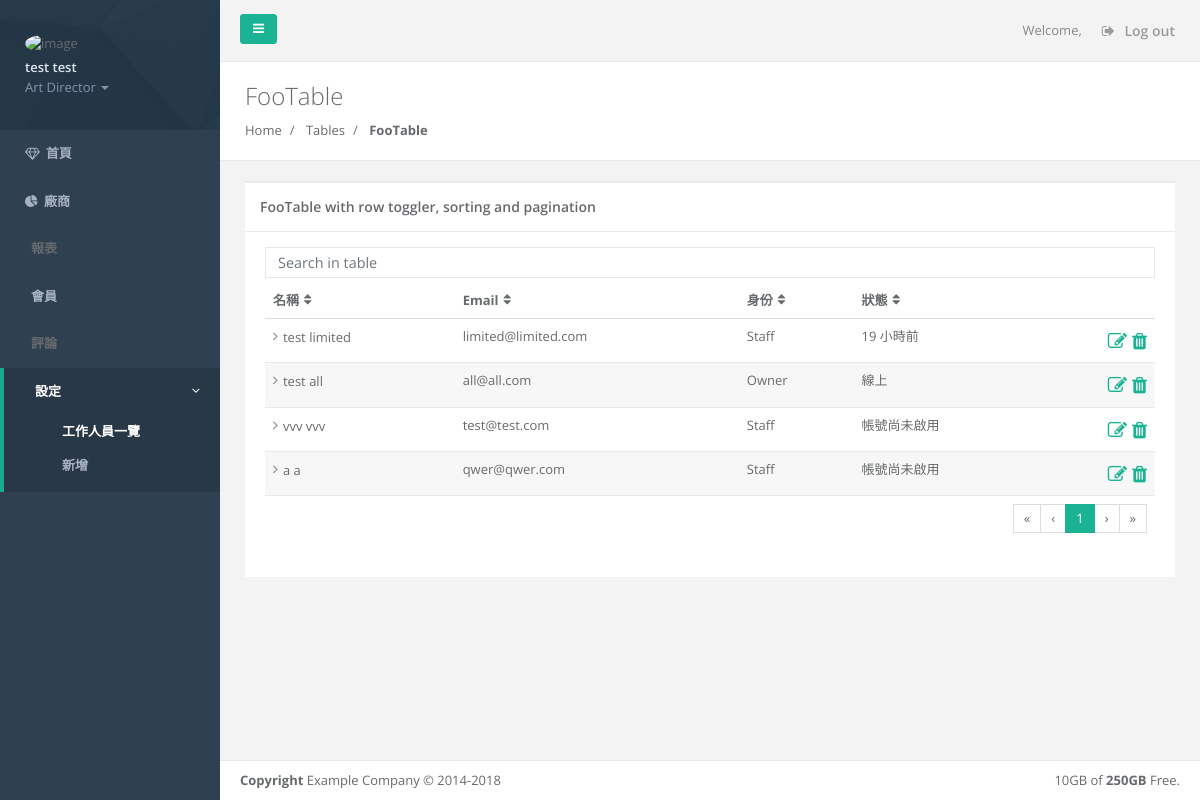
The page /platform/staff.php (signed in) on the database its author committed.
### tables this page shows
CREATE TABLE `platformAdmins` (
  `aId` int(11) NOT NULL,
  `aFName` varchar(50) NOT NULL,
  `aLName` varchar(50) NOT NULL,
  `aEmail` varchar(254) NOT NULL,
  `aPassword` varchar(50) NOT NULL,
  `aActive` varchar(10) DEFAULT NULL,
  `aVerify` varchar(25) DEFAULT current_timestamp(),
  `aHash` varchar(32) NOT NULL,
  `aNotes` text DEFAULT NULL,
  `aLogoutTime` datetime DEFAULT NULL,
  `aLoginTime` datetime DEFAULT NULL,
  `created_at` datetime NOT NULL DEFAULT current_timestamp(),
  `updated_at` datetime NOT NULL DEFAULT current_timestamp()
);

### platform/getInfo.php (called while the page is built)
<?php
$sqlGetInfo = "SELECT `aId`, `aFName`,`aLName`,`aEmail`,`aActive`,`aVerify`, `aLoginTime`, `aLogoutTime`
                FROM `platformAdmins`
                WHERE `aId` = ?
                AND `aEmail`=?";
$stmtGetInfo = $pdo->prepare($sqlGetInfo);
$arrParamGetInfo = [ $_SESSION['userId'], $_SESSION['email'] ];
$stmtGetInfo->execute($arrParamGetInfo);
if($stmtGetInfo->rowCount()>0){
    $arrGetInfo = $stmtGetInfo->fetchAll(PDO::FETCH_ASSOC)[0];
    $sqlGetPermissions = "SELECT `aPermissionId`
                    FROM `rel_platform_permissions`
                    WHERE `aId` = ?";
    $stmtGetPermissions = $pdo->prepare($sqlGetPermissions);
    $arrParamGetPermissions = [ $_SESSION['userId'] ];
    $getPrmList = [];
    $stmtGetPermissions->execute($arrParamGetPermissions);
    if($stmtGetPermissions->rowCount()>0){
        $arrGetPermissions = $stmtGetPermissions->fetchAll(PDO::FETCH_ASSOC);
        foreach($arrGetPermissions as $key => $value){
            foreach($value as $k => $v){
                $getPrmList[] = $v;
            }
        }
        $arrGetInfo['permissions'] = $getPrmList;
    }
}

### platform/contents/staffList.php (the view, shortened to what this page needs)
<input type="text" class="form-control form-control-sm m-b-xs" id="filter"
    placeholder="Search in table">
<table class="footable table table-stripped toggle-arrow-tiny" data-page-size="8" data-filter=#filter id="edit-table">
    <thead>
        <tr>
            <th>名稱</th>
            <th>Email</th>
            <th data-hide="phone">身份</th>
            <th data-hide="phone">狀態</th>
            <th data-sortable="false"></th>
        </tr>
    </thead>
    <tbody>
    <?php
        $sql = "SELECT `aId`, `aFName`, `aLName`, `aEmail`, `aActive`, `aVerify`, `aNotes`, `aLoginTime`, `aLogoutTime`
                FROM `platformAdmins`";
        $stmt = $pdo->query($sql);
        if($stmt->rowCount()>0){
            $arr = $stmt->fetchAll(PDO::FETCH_ASSOC);
            $sqlPermissions = "SELECT `platformPermissions`.`adminPrmName`
                                FROM `rel_platform_permissions`
                                INNER JOIN `platformPermissions`
                                ON `rel_platform_permissions`.`aPermissionId` = `platformPermissions`.`adminPrmId`
                                WHERE `aId` = ?";
            $stmtPermissions = $pdo->prepare($sqlPermissions);
            for($i = 0 ; $i<count($arr); $i++){
                $prmList = [];
                $arrParamPermissions = [ $arr[$i]['aId'] ];
                $stmtPermissions->execute($arrParamPermissions);
                if($stmtPermissions->rowCount()>0){
                    $arrPermissions = $stmtPermissions->fetchAll(PDO::FETCH_ASSOC);
                    foreach($arrPermissions as $key => $value){
                        foreach($value as $k => $v){
                            $prmList[] = $v;
                        }
                    }
                    $arr[$i]['permissions'] = $prmList;
                    if(in_array('admin', $prmList)){
                        $arr[$i]['identity'] = "Owner";
                    }else{
                        $arr[$i]['identity'] = "Staff";
                    }
                }
            }
            for($i = 0 ; $i<count($arr); $i++){
                if($arr[$i]['aId']==$arrGetInfo['aId']){
                    continue;
                }else{
                ?>
                <tr>
                    <td><?php echo $arr[$i]['aFName'].' '.$arr[$i]['aLName'] ?></td>
                    <td><?php echo $arr[$i]['aEmail'] ?></td>
                    <td><?php echo $arr[$i]['identity'] ?></td>
                    <td>
                        <?php
                        if($arr[$i]['aLogoutTime'] !== null){
                            $login = new DateTime($arr[$i]['aLoginTime']);
                            $logout = new DateTime($arr[$i]['aLogoutTime']);
                            $ifOnline = $logout->diff($login);
                            if($ifOnline->invert === 0){
                                echo "線上";
                            }else{
                                $timeDiff = $logout->diff(new DateTime());
                                if($ifOnline->d > 0){
                                    echo $timeDiff->days." 天前";
                                }else if($timeDiff->h >0){
                                    echo $timeDiff->h." 小時前";
                                }else if($timeDiff->i > 0){
                                    echo $timeDiff->i." 分鐘前";
                                }else{
                                    echo $timeDiff->s." 秒前";
                                }
                            }
                        }else if($arr[$i]['aActive'] === 'inactive'){
                            echo "帳號尚未啟用";
                        }else if($arr[$i]['aActive'] !== 'inactive' && $arr[$i]['aLoginTime'] == null && $arr[$i]['aLogoutTime'] == null){
                            echo "未登入過";
                        }else{
                            echo "線上";
                        }
                        ?>
                    </td>
                    <td>
                        <div class="float-right mr-2 mr-md-0"  style="font-size: 1.2rem">
                            <a data-toggle="modal" data-target="#editor-modal" data-func="edit"><i class="fa fa-edit text-navy mr-2 mr-md-0"></i></a>
                            <a data-func="delete" href="./check_staff_delete.php?deleteId=<?php echo $arr[$i]['aId']; ?>"><i class="fa fa-trash text-navy mr-2 mr-md-0"></i></a>
                        </div>
                    </td>
                </tr>
                <?php
                }
            }
        }
    ?>
    </tbody>
    <tfoot>
        <tr>
            <td colspan="6">
                <ul class="pagination float-right"></ul>
            </td>
        </tr>
    </tfoot>
</table>

### platform/staff.php (shortened to what this page needs)
<?php
    require_once('../db.inc.php');
    require_once('./getInfo.php');
?>
<!DOCTYPE html>
<html>
<head>
    <link href="../css/bootstrap.min.css" rel="stylesheet">
    <link href="../font-awesome/css/font-awesome.css" rel="stylesheet">
    <link href="../css/plugins/footable/footable.core.css" rel="stylesheet">
    <link href="../css/animate.css" rel="stylesheet">
    <link href="../css/style.css" rel="stylesheet">
</head>
<body>
    <div id="wrapper">
    <?php require_once('./template/sidenav.php') ?>
        <div id="page-wrapper" class="gray-bg">
        <?php require_once('./template/topnav.php') ?>
            <div class="row wrapper border-bottom white-bg page-heading">
                <div class="col-lg-10">
                    <h2>FooTable</h2>
                    <ol class="breadcrumb">
                        <li class="breadcrumb-item">
                            <a href="index.html">Home</a>
                        </li>
                        <li class="breadcrumb-item">
                            <a>Tables</a>
                        </li>
                        <li class="breadcrumb-item active">
                            <strong>FooTable</strong>
                        </li>
                    </ol>
                </div>
                <div class="col-lg-2">
                </div>
            </div>
        <div class="wrapper wrapper-content animated fadeInRight">
            <div class="row">
                <div class="col-lg-12">
                    <div class="ibox ">
                        <div class="ibox-title">
                            <h5>FooTable with row toggler, sorting and pagination</h5>
                        </div>
                        <div class="ibox-content">
                            <?php
                            require_once('./contents/staffList.php');
                            ?>
                        </div>
                    </div>
                </div>
            </div>
        </div>
        <?php require_once('./template/footer.php') ?>
        </div>
        </div>
</body>
</html>

### platform/template/sidenav.php (shortened to what this page needs)
<nav class="navbar-default navbar-static-side" role="navigation">
    <div class="sidebar-collapse">
        <ul class="nav metismenu" id="side-menu">
            <li class="nav-header">
                <div class="dropdown profile-element">
                    <img alt="image" class="rounded-circle" src="img/profile_small.jpg"/>
                    <a data-toggle="dropdown" class="dropdown-toggle" href="#">
                        <span class="block m-t-xs font-bold"><?php echo $arrGetInfo['aFName'].' '.$arrGetInfo['aLName'] ?></span>
                        <span class="text-muted text-xs block">Art Director <b class="caret"></b></span>
                    </a>
                </div>
            </li>
            <?php
                function buildMenu($arrGetInfo){
                    $url = "./template/sidemenu.json";
                    $data = file_get_contents($url);
                    $dataObj = json_decode($data);
                    $menuArr = json_decode(json_encode($dataObj), True);
                    $currentLink = str_replace("/Project/platform", ".", $_SERVER['SCRIPT_NAME']);
                    for($i = 0 ; $i < count($menuArr); $i++){
                        if(isset($menuArr[$i]['submenu'])){
                            $submenu = $menuArr[$i]['submenu'];
                        }
                        echo "<li";
                        if($menuArr[$i]['link'] === $currentLink){
                            echo " class='active'";
                        }else if(isset($submenu)){
                            $flag = false;
                            for($j = 0 ; $j < count($submenu) ; $j++){
                                if(in_array($currentLink, $submenu[$j])){
                                    $flag = true;
                                }
                            }
                            if($flag){
                                echo " class='active'";
                            }
                        }
                        echo ">";
                        echo "<a";
                        if(in_array($menuArr[$i]['permission'], $arrGetInfo['permissions']) || $menuArr[$i]['permission'] === "all"){
                            echo " href='".$menuArr[$i]['link']."'";
                        }else if(isset($submenu)){
                            echo " href='#'";
                        }
                        echo ">";
                        echo "<i class='fa ".$menuArr[$i]['icon']."'></i>";
                        echo "<span class='nav-label'>";
                        echo $menuArr[$i]['name'];
                        echo "</span>";
                        if(isset($submenu)){
                            echo "<span class='fa arrow'></span>";
                        }
                        echo "</a>";
                        if(isset($submenu)){
                            echo "<ul class='nav nav-second-level";
                            echo "'>";
                            for($j = 0 ; $j < count($submenu) ; $j++){
                                echo "<li";
                                if($submenu[$j]['link'] === $currentLink){
                                    echo " class='active'";
                                }
                                echo ">";
                                echo "<a";
                                if(in_array($submenu[$j]['permission'], $arrGetInfo['permissions'])){
                                    echo " href='".$submenu[$j]['link']."'";
                                }else if($submenu[$j]['permission'] === "all"){
                                    echo " href='#'";
                                }
                                echo ">";
                                echo "<span class='nav-label'>";
                                echo $submenu[$j]['name'];
                                echo "</span>";
                                echo "</a>";
                                echo "</li>";
                            }
                            echo "</ul>";
                            echo "</li>";
                        }
                    }
                }
                buildMenu($arrGetInfo);
            ?>
        </ul>
    </div>
</nav>

### vendors/template/topnav.php
<div class="row border-bottom">
    <nav class="navbar navbar-static-top" role="navigation" style="margin-bottom: 0">
        <div class="navbar-header">
            <a class="navbar-minimalize minimalize-styl-2 btn btn-primary " href="#"><i
                    class="fa fa-bars"></i> </a>
        </div>
        <ul class="nav navbar-top-links navbar-right">
            <li>
                <span class="m-r-sm text-muted welcome-message">Welcome, <?php echo $arrGetInfo['vaFName'] ?></span>
            </li>
            <li>
                <a href="./logout.php?logout=1">
                    <i class="fa fa-sign-out"></i> Log out
                </a>
            </li>
        </ul>
    </nav>
</div>

### platform/template/footer.php
<div class="footer">
            <div class="float-right">
                10GB of <strong>250GB</strong> Free.
            </div>
            <div>
                <strong>Copyright</strong> Example Company &copy; 2014-2018
            </div>
</div>

### platform/staff.php (style rules this page uses)
.footable > thead > tr > th[data-sortable="false"] { pointer-events: none; }

### rows shown on the page
platformadmins: aFName "test", aLName "test"
platformadmins: aFName "test", aLName "limited", aEmail "limited@limited.com", identity "Staff", aLogoutTime "19"
platformadmins: aFName "test", aLName "all", aEmail "all@all.com", identity "Owner", aActive "線上"
platformadmins: aFName "vvv", aLName "vvv", aEmail "test@test.com", identity "Staff", aActive "帳號尚未啟用"
platformadmins: aFName "a", aLName "a", aEmail "qwer@qwer.com", identity "Staff", aActive "帳號尚未啟用"

### other values the page prints
$menuArr[$i]['name'] "首頁"
$menuArr[$i]['name'] "廠商"
$menuArr[$i]['name'] "報表"
$menuArr[$i]['name'] "會員"
$menuArr[$i]['name'] "評論"
$menuArr[$i]['name'] "設定"
$submenu[$j]['name'] "工作人員一覽"
$submenu[$j]['name'] "新增"
